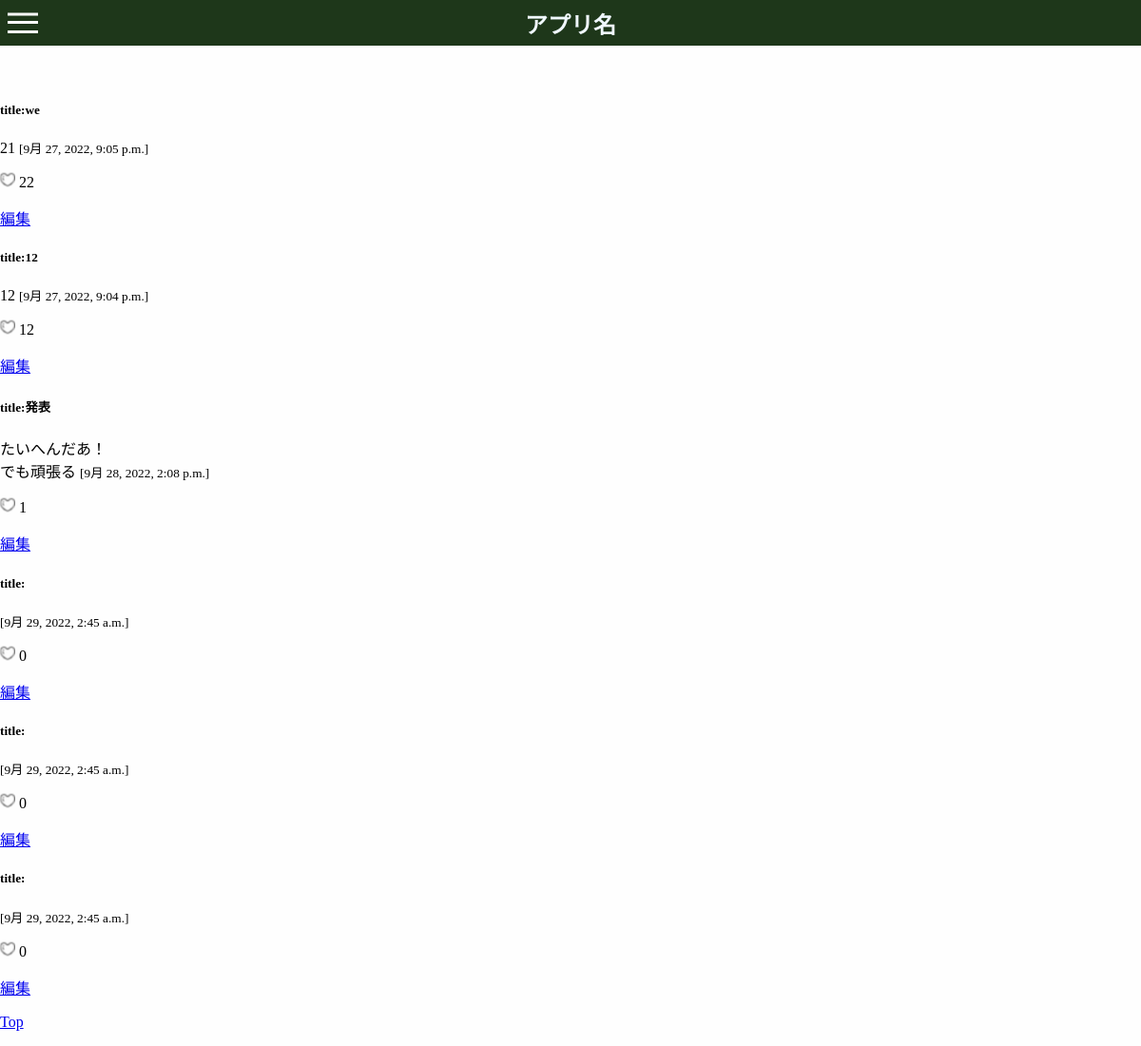
Before: /top/rank with the older database file.
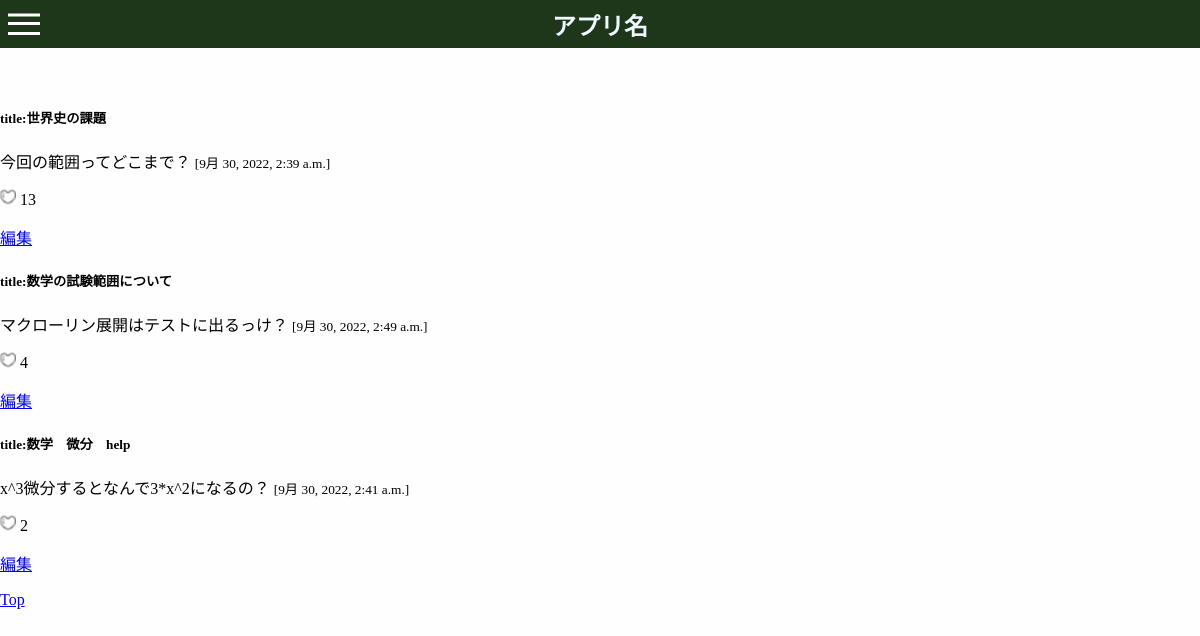
After: the same page with the newer database file.
### app01/models.py (models this page shows, shortened)
class Article(models.Model):
    title = models.CharField(max_length=500)
    body = models.TextField()
    posted_at = models.DateTimeField(default=timezone.now)
    published_at = models.DateTimeField(blank=True, null=True)
    like = models.IntegerField(default=0)
    image = models.ImageField(upload_to='media/images',null=True, blank=True)

### app01/views.py (the view)
# urls.py: path('rank', views.rank, name='rank'),
def rank(request):
	context = {
        "articles": Article.objects.order_by("-like")
	}
	return render(request, 'app01/rank.html', context)

### app01/templates/app01/rank.html (shortened to what this page needs)
{% load static %}
<html>
  <head>
    <link rel="stylesheet" href="{% static 'css/rank.css' %}">
    <link rel="stylesheet" href="{% static 'css/header.css' %}">
  </head>
  <header>
    <div class="inner">
      <div class="inner_color">
        <a href="{% url 'home' %}"><h2>アプリ名</h2></a>
      </div>
      <div class="h-menu">
        <label class="h-menu_icon" for="h-menu_checkbox"><span class="hamburger-icon"></span></label>
      </div>
    </div>
  </header>
  <body>
      <div class="header-body">
        <h1>ランキング</h1>
      </div>
      <br>
      {% if articles %}
        {% for article in articles %}
          <div>
            <h5>title:{{ article.title }}</h5>
            {{ article.body | linebreaksbr }}
            <small>[{{ article.posted_at }}]</small>
            <p><img src="..\media\images\heart.png" width="16" height="16">  {{ article.like }}</p>
            <a href="{% url 'detail' article.id %}">編集</a>
            <br>
          </div>
        {% endfor %}
      {% else %}
        <p> 投稿はありません</p>
      {% endif %}
      <p><a href="{% url 'index' %}" id="Top">Top</a></p>
  </body>
</html>

Changed rows visible on the page:
removed Article: title "we", body "21", posted_at "9月 27, 2022, 9:05 p.m.", like "22"
removed Article: title "12", body "12", posted_at "9月 27, 2022, 9:04 p.m.", like "12"
removed Article: title "発表", body "たいへんだあ！ でも頑張る", posted_at "9月 28, 2022, 2:08 p.m.", like "1"
removed Article: posted_at "9月 29, 2022, 2:45 a.m.", like "0"
removed Article: posted_at "9月 29, 2022, 2:45 a.m.", like "0"
removed Article: posted_at "9月 29, 2022, 2:45 a.m.", like "0"
added Article: title "世界史の課題", body "今回の範囲ってどこまで？", posted_at "9月 30, 2022, 2:39 a.m.", like "13"
added Article: title "数学の試験範囲について", body "マクローリン展開はテストに出るっけ？", posted_at "9月 30, 2022, 2:49 a.m.", like "4"
added Article: title "数学 微分 help", body "x^3微分するとなんで3*x^2になるの？", posted_at "9月 30, 2022, 2:41 a.m.", like "2"
